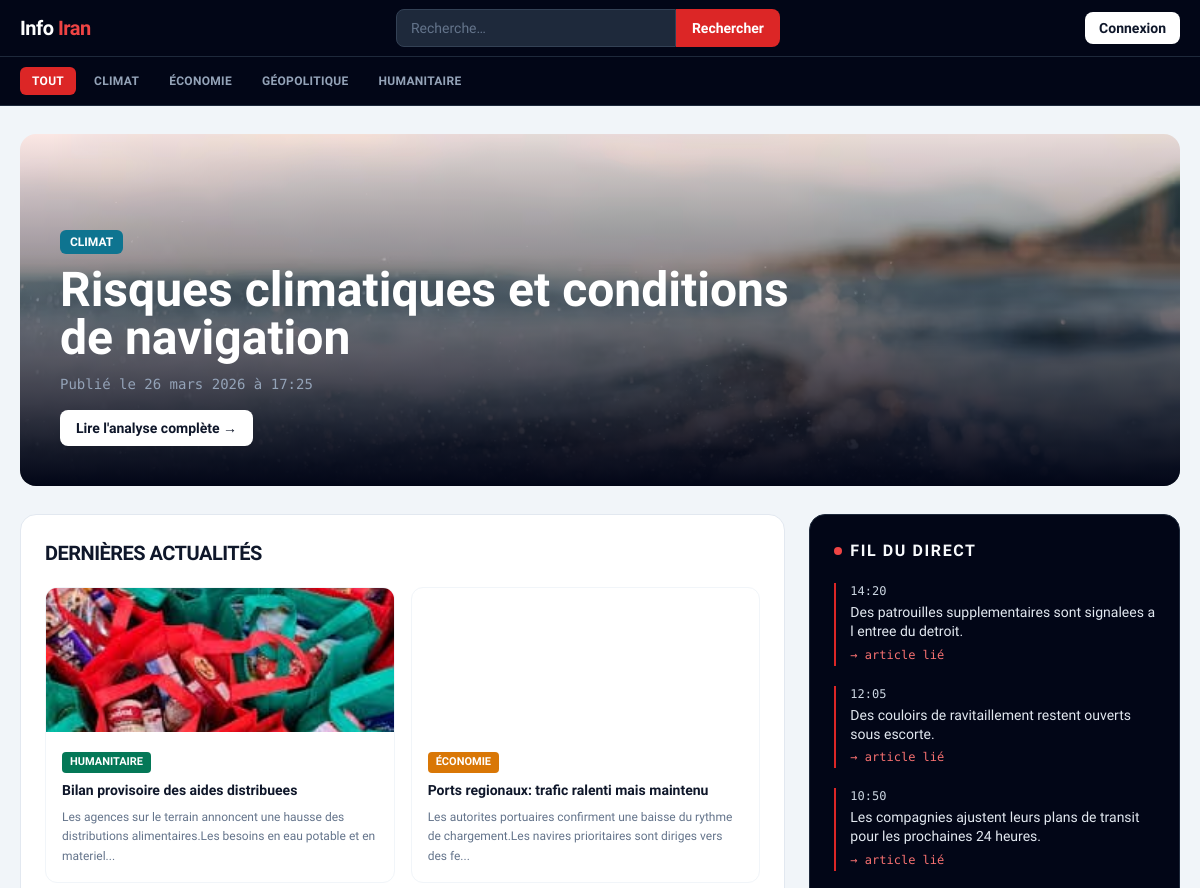
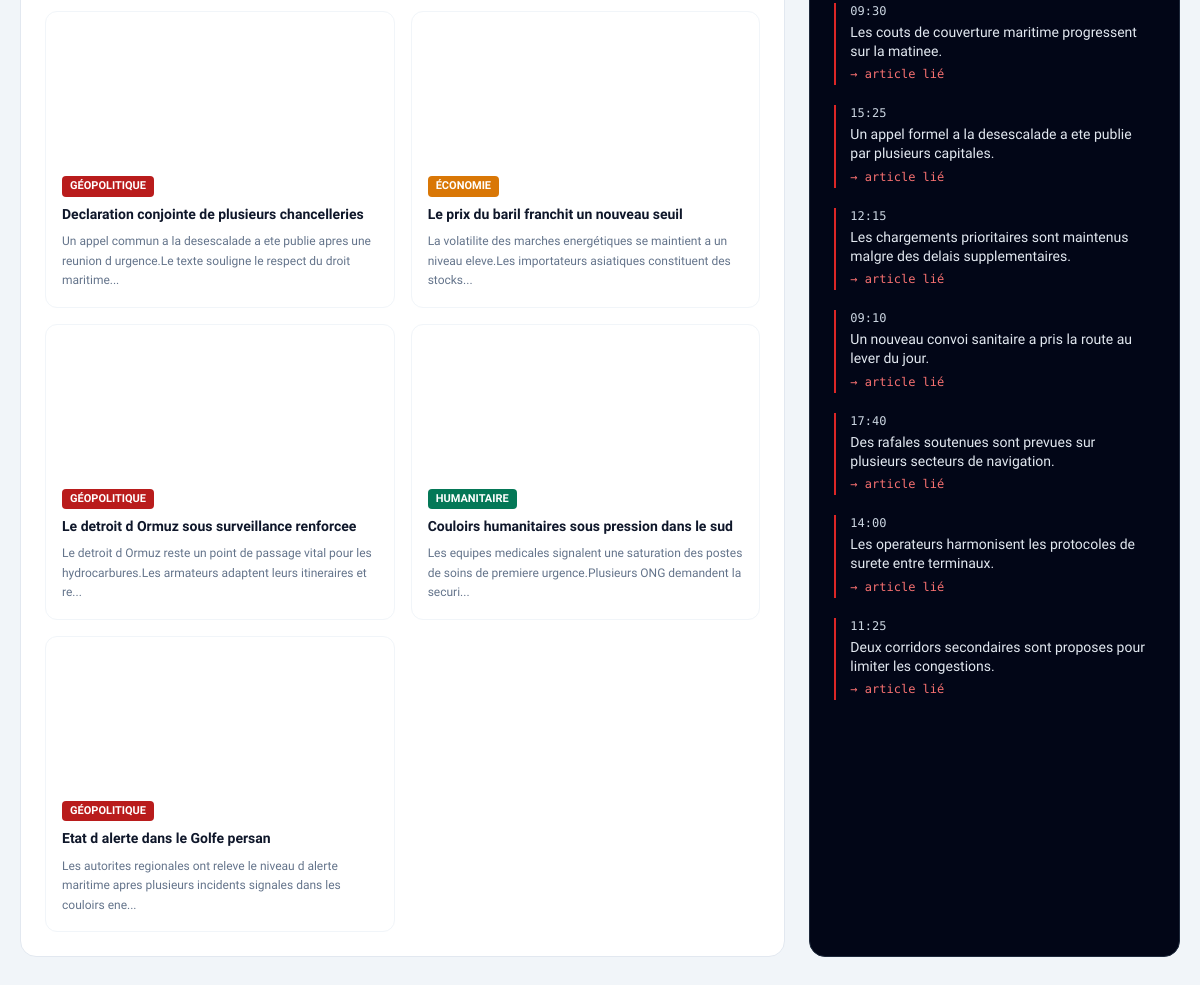
Before: / with the older database file (2 pictures, top to bottom).
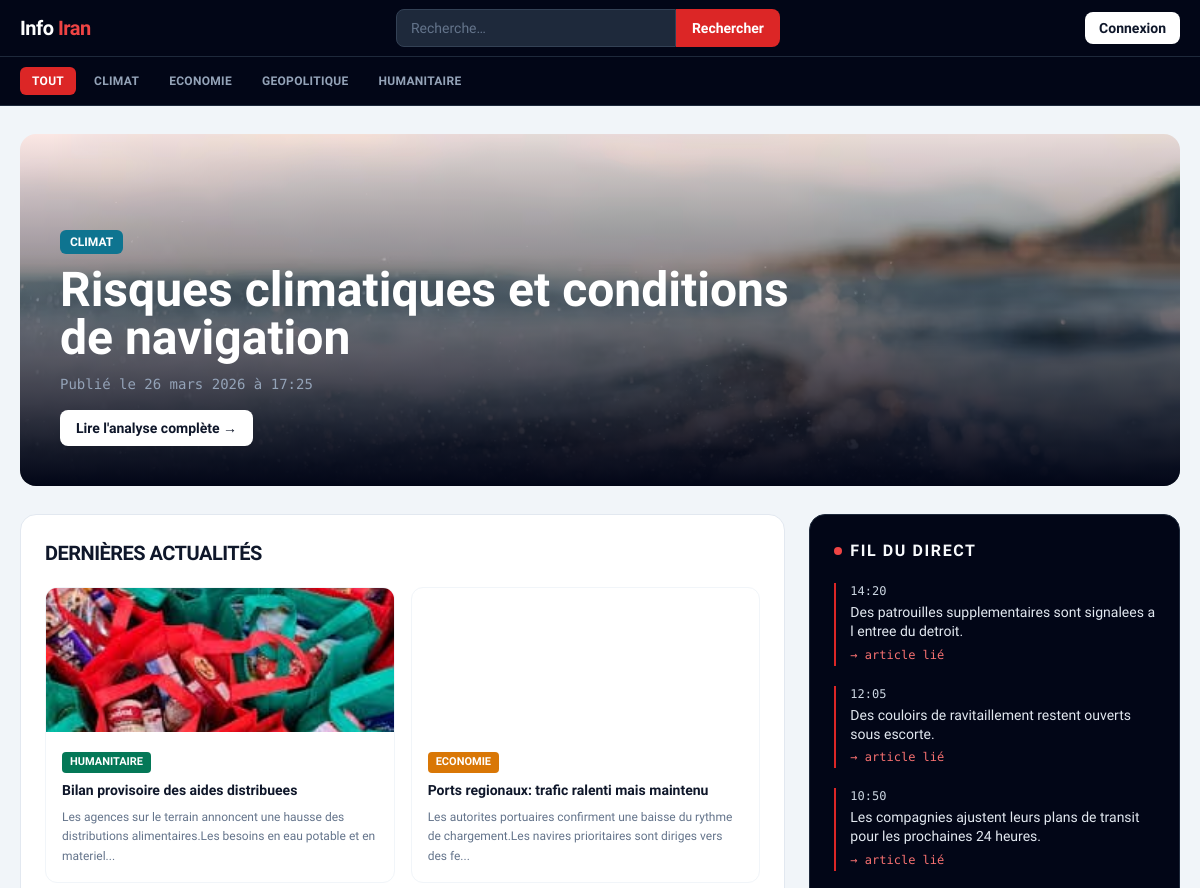
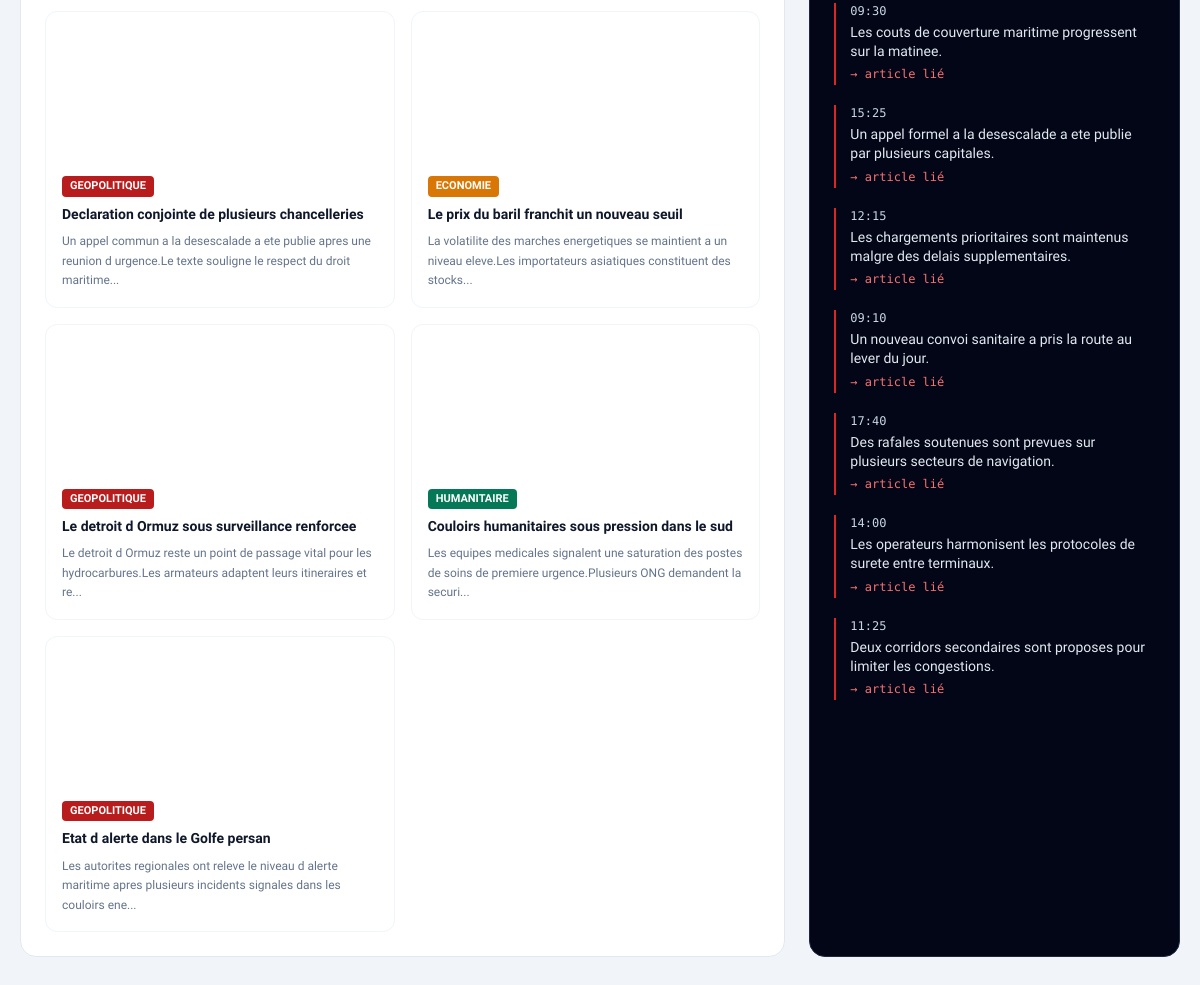
After: the same page with the newer database file (2 pictures, top to bottom).
### tables this page shows
CREATE TABLE categories (
    id  INT PRIMARY KEY AUTO_INCREMENT,
    nom VARCHAR(100) NOT NULL,
    description TEXT
);

CREATE TABLE articles (
    id               INT PRIMARY KEY AUTO_INCREMENT,
    titre            VARCHAR(255) NOT NULL,
    slug             VARCHAR(255) UNIQUE NOT NULL,  
    contenu          LONGTEXT NOT NULL,
    date_publication DATETIME DEFAULT CURRENT_TIMESTAMP,
    id_categorie     INT,
    FOREIGN KEY (id_categorie) REFERENCES categories(id) ON DELETE SET NULL
);

CREATE TABLE articles_images (
    id         INT PRIMARY KEY AUTO_INCREMENT,
    id_article INT,
    url_image  VARCHAR(255) NOT NULL,
    legende    VARCHAR(255),
    FOREIGN KEY (id_article) REFERENCES articles(id) ON DELETE CASCADE
);

CREATE TABLE evenements_chronologie (
    id                 INT PRIMARY KEY AUTO_INCREMENT,
    titre_evenement    VARCHAR(200),
    date_evenement     DATETIME NOT NULL,
    description_courte TEXT,
    id_article         INT,
    FOREIGN KEY (id_article) REFERENCES articles(id) ON DELETE SET NULL
);

### models/Database.php (called while the page is built, shortened)
<?php
class Database
{
    private static $instance = null;
    private $pdo;
    private function __construct()
    {
        $host = getenv('DB_HOST') ?: '127.0.0.1';
        $db   = getenv('DB_NAME') ?: 'info_actualite';
        $user = getenv('DB_USER') ?: 'actualite_user';
        $pass = getenv('DB_PASS') ?: 'secret_pw';
        $charset = 'utf8mb4';
        $dsn = "mysql:host={$host};dbname={$db};charset={$charset}";
        $options = [
            PDO::ATTR_ERRMODE => PDO::ERRMODE_EXCEPTION,
            PDO::ATTR_DEFAULT_FETCH_MODE => PDO::FETCH_ASSOC,
            PDO::ATTR_EMULATE_PREPARES => false,
        ];
        $this->pdo = new PDO($dsn, $user, $pass, $options);
    }
    public static function getInstance()
    {
        if (self::$instance === null) {
            self::$instance = new self();
        }
        return self::$instance;
    }
    public function getConnection()
    {
        return $this->pdo;
    }
}

### services/ArticleService.php (called while the page is built, shortened)
<?php
require_once __DIR__ . '/../models/Database.php';
class ArticleService
{
    private $db;
    public function __construct()
    {
        $this->db = Database::getInstance()->getConnection();
    }
    public function getCategories(): array
    {
        $sql = 'SELECT id, nom, description FROM categories ORDER BY nom ASC';
        $stmt = $this->db->query($sql);
        return $stmt->fetchAll(PDO::FETCH_ASSOC);
    }
    public function getFeaturedArticle(?int $categoryId = null, string $searchQuery = ''): ?array
    {
        $sql = "
            SELECT a.*, c.nom AS categorie_nom, img.url_image AS image_url, img.legende AS image_legende
            FROM articles a
            LEFT JOIN categories c ON c.id = a.id_categorie
            LEFT JOIN articles_images img ON img.id = (
                SELECT ai.id
                FROM articles_images ai
                WHERE ai.id_article = a.id
                ORDER BY ai.id ASC
                LIMIT 1
            )
        ";
        $params = [];
        $trimmedSearch = trim($searchQuery);
        $sql .= ' ORDER BY a.id DESC LIMIT 1';
        $stmt = $this->db->prepare($sql);
        $stmt->execute($params);
        $row = $stmt->fetch(PDO::FETCH_ASSOC);
        return $row ?: null;
    }
    public function getRecentArticles(int $limit = 6, int $offset = 1, ?int $categoryId = null, string $searchQuery = ''): array
    {
        $limit = max(1, $limit);
        $offset = max(0, $offset);
        $sql = "
            SELECT a.*, c.nom AS categorie_nom, img.url_image AS image_url, img.legende AS image_legende
            FROM articles a
            LEFT JOIN categories c ON c.id = a.id_categorie
            LEFT JOIN articles_images img ON img.id = (
                SELECT ai.id
                FROM articles_images ai
                WHERE ai.id_article = a.id
                ORDER BY ai.id ASC
                LIMIT 1
            )
        ";
        $params = [];
        $trimmedSearch = trim($searchQuery);
        $sql .= ' ORDER BY a.id DESC LIMIT :offset, :lim';
        $stmt = $this->db->prepare($sql);
        $stmt->bindValue(':offset', $offset, PDO::PARAM_INT);
        $stmt->bindValue(':lim', $limit, PDO::PARAM_INT);
        $stmt->execute();
        return $stmt->fetchAll(PDO::FETCH_ASSOC);
    }
    public function getLiveEvents(int $limit = 10): array
    {
        $limit = max(1, $limit);
        $sql = '
            SELECT ec.*, a.slug AS article_slug
            FROM evenements_chronologie ec
            LEFT JOIN articles a ON a.id = ec.id_article
            ORDER BY ec.date_evenement DESC
            LIMIT :lim
        ';
        $stmt = $this->db->prepare($sql);
        $stmt->bindValue(':lim', $limit, PDO::PARAM_INT);
        $stmt->execute();
        return $stmt->fetchAll(PDO::FETCH_ASSOC);
    }
}

### index.php (the view, shortened to what this page needs)
<?php
require_once __DIR__ . '/services/ArticleService.php';
$articleService = new ArticleService();
function categorySlugify(string $value): string
{
    $ascii = iconv('UTF-8', 'ASCII//TRANSLIT//IGNORE', $value);
    $normalized = strtolower($ascii !== false ? $ascii : $value);
    $slug = preg_replace('/[^a-z0-9]+/', '-', $normalized) ?? '';
    $slug = trim($slug, '-');
    return $slug !== '' ? $slug : 'categorie';
}
$categories = $articleService->getCategories();
$selectedCategoryId = null;
$searchQuery = trim((string)($_GET['q'] ?? ''));
$featuredArticle = $articleService->getFeaturedArticle($selectedCategoryId, $searchQuery);
$recentArticles  = $articleService->getRecentArticles(9, $featuredArticle ? 1 : 0, $selectedCategoryId, $searchQuery);
$liveEvents      = $articleService->getLiveEvents(10);
$categoryColors = [
    'Geopolitique' => 'bg-red-700',
    'Humanitaire'  => 'bg-emerald-700',
    'Economie'     => 'bg-amber-600',
    'Climat'       => 'bg-cyan-700',
];
function normalizeCategoryName(string $value): string
{
    $ascii = iconv('UTF-8', 'ASCII//TRANSLIT//IGNORE', $value);
    return $ascii !== false ? $ascii : $value;
}
function categoryBadgeClass(array $categoryColors, string $categoryName): string
{
    $normalized = normalizeCategoryName($categoryName);
    return $categoryColors[$normalized] ?? 'bg-slate-700';
}
function formatDateFr(string $dateInput): string
{
    $timestamp = strtotime($dateInput);
    $months = [
        1 => 'janvier', 2 => 'février', 3 => 'mars', 4 => 'avril',
        5 => 'mai', 6 => 'juin', 7 => 'juillet', 8 => 'août',
        9 => 'septembre', 10 => 'octobre', 11 => 'novembre', 12 => 'décembre',
    ];
    return date('d', $timestamp) . ' ' . ($months[intval(date('n', $timestamp))] ?? date('m', $timestamp))
        . ' ' . date('Y', $timestamp) . ' à ' . date('H:i', $timestamp);
}
function excerptFromHtml(string $html, int $length = 150): string
{
    $text = trim(preg_replace('/\s+/', ' ', strip_tags($html)) ?? '');
    if (function_exists('mb_strlen') && function_exists('mb_substr')) {
        return rtrim(mb_substr($text, 0, $length)) . '...';
    }
    return rtrim(substr($text, 0, $length)) . '...';
}
function resolveImageUrl(?string $url, string $fallback): string
{
    $candidate = trim((string)$url);
    return $candidate !== '' ? $candidate : $fallback;
}
?>
<!DOCTYPE html>
<html lang="fr">
<head>
</head>
<body class="bg-slate-100 text-slate-900">
    <header class="bg-slate-950 text-white sticky top-0 z-50 border-b border-slate-800">
        <div class="max-w-7xl mx-auto px-5 h-14 flex items-center justify-between gap-4">
            <a href="/" class="font-black tracking-tight text-xl">Info <span class="text-red-500">Iran</span></a>
            <form action="/" method="get" class="hidden md:flex flex-1 max-w-sm mx-6">
                <input type="text" name="q" placeholder="Recherche…"
                    value="<?= htmlspecialchars($searchQuery) ?>"
                    class="w-full px-3.5 py-2 text-sm rounded-l-lg bg-slate-800 border border-slate-700 focus:outline-none focus:border-slate-500 placeholder:text-slate-500">
                <button type="submit"
                    class="px-4 py-2 bg-red-600 hover:bg-red-700 rounded-r-lg text-sm font-semibold transition-colors">
                    Rechercher
                </button>
            </form>
            <a href="/connexion"
                class="text-sm bg-white text-slate-900 px-3.5 py-1.5 rounded-lg font-semibold hover:bg-slate-100 transition-colors">
                Connexion
            </a>
        </div>
        <nav class="border-t border-slate-800">
            <div class="max-w-7xl mx-auto px-5 py-2.5 flex flex-wrap gap-1.5">
                <a href="/"
                   class="text-xs font-semibold uppercase tracking-wide px-3 py-1.5 rounded-md transition-colors
                          <?= $selectedCategoryId === null ? 'bg-red-600 text-white' : 'text-slate-400 hover:text-white hover:bg-slate-800' ?>">
                    Tout
                </a>
                <?php foreach ($categories as $category):
                    $catId   = intval($category['id']);
                    $catSlug = categorySlugify((string)($category['nom'] ?? ''));
                ?>
                    <a href="/categorie/<?= urlencode($catSlug) ?>"
                       class="text-xs font-semibold uppercase tracking-wide px-3 py-1.5 rounded-md transition-colors
                              <?= $selectedCategoryId === $catId ? 'bg-red-600 text-white' : 'text-slate-400 hover:text-white hover:bg-slate-800' ?>">
                        <?= htmlspecialchars($category['nom']) ?>
                    </a>
                <?php endforeach; ?>
            </div>
        </nav>
    </header>
    <main class="max-w-7xl mx-auto px-5 py-7">
        <?php if ($featuredArticle): ?>
            <?php
            $featuredImage = resolveImageUrl($featuredArticle['image_url'] ?? null, '/assets/images/photo-1504711434969-e33886168f5c.jpeg');
            ?>
            <section class="relative overflow-hidden rounded-2xl mb-7 min-h-[22rem] flex items-end">
                <img
                    src="<?= htmlspecialchars($featuredImage) ?>"
                    alt="Image à la une"
                    width="1600"
                    height="900"
                    fetchpriority="high"
                    loading="eager"
                    decoding="async"
                    class="absolute inset-0 w-full h-full object-cover">
                <div class="absolute inset-0 bg-gradient-to-t from-slate-950 via-slate-900/50 to-transparent"></div>
                <div class="relative z-10 p-7 md:p-10 text-white w-full">
                    <span class="inline-block px-2.5 py-1 text-xs font-bold uppercase rounded-md mb-3 <?= categoryBadgeClass($categoryColors, $featuredArticle['categorie_nom'] ?? 'À la une') ?>">
                        <?= htmlspecialchars($featuredArticle['categorie_nom'] ?? 'À la une') ?>
                    </span>
                    <div class="text-3xl md:text-5xl font-black leading-tight mb-3 max-w-3xl">
                        <?= $featuredArticle['titre'] ?>
                    </div>
                    <p class="mono text-sm text-slate-400 mb-4">
                        Publié le <?= htmlspecialchars(formatDateFr($featuredArticle['date_publication'])) ?>
                    </p>
                    <a href="/article/<?= urlencode($featuredArticle['slug']) ?>.html"
                       class="inline-flex items-center gap-2 text-sm font-semibold bg-white text-slate-900 px-4 py-2 rounded-lg hover:bg-slate-100 transition-colors">
                        Lire l'analyse complète →
                    </a>
                </div>
            </section>
        <?php endif; ?>
        <div class="grid grid-cols-1 lg:grid-cols-3 gap-6">
            <section class="lg:col-span-2 bg-white border border-slate-200 rounded-2xl p-6">
                <h2 class="text-xl font-black uppercase tracking-tight mb-5">Dernières actualités</h2>
                <?php if (empty($recentArticles)): ?>
                    <p class="text-slate-500 text-sm">Aucun article disponible pour le filtre actuel.</p>
                <?php else: ?>
                    <div class="grid sm:grid-cols-2 xl:grid-cols-3 gap-4">
                        <?php foreach ($recentArticles as $article): ?>
                            <?php
                            $cardImage = resolveImageUrl($article['image_url'] ?? null, '/assets/images/photo-1504711434969-e33886168f5c.jpeg');
                            ?>
                            <article class="border border-slate-100 rounded-xl overflow-hidden bg-white hover:shadow-md transition-shadow group">
                                <img
                                    src="<?= htmlspecialchars($cardImage) ?>"
                                    alt="Miniature article"
                                    width="900"
                                    height="600"
                                    loading="lazy"
                                    decoding="async"
                                    class="w-full h-36 object-cover group-hover:scale-[1.02] transition-transform duration-300">
                                <div class="p-4">
                                    <span class="inline-block text-[11px] uppercase font-bold px-2 py-0.5 rounded text-white mb-2 <?= categoryBadgeClass($categoryColors, $article['categorie_nom'] ?? 'Actualité') ?>">
                                        <?= htmlspecialchars($article['categorie_nom'] ?? 'Actualité') ?>
                                    </span>
                                    <a href="/article/<?= urlencode($article['slug']) ?>.html"
                                       class="block text-sm font-bold leading-snug hover:text-red-600 transition-colors mb-2">
                                        <?= strip_tags($article['titre']) ?>
                                    </a>
                                    <p class="text-xs text-slate-500 leading-relaxed">
                                        <?= htmlspecialchars(excerptFromHtml($article['contenu'], 120)) ?>
                                    </p>
                                </div>
                            </article>
                        <?php endforeach; ?>
                    </div>
                <?php endif; ?>
            </section>
            <aside class="bg-slate-950 text-slate-50 rounded-2xl p-6 border border-slate-800">
                <h2 class="text-base font-black uppercase tracking-widest mb-5 flex items-center gap-2">
                    <span class="inline-block w-2 h-2 rounded-full bg-red-500 animate-pulse"></span>
                    Fil du direct
                </h2>
                <?php if (empty($liveEvents)): ?>
                    <p class="text-sm text-slate-300">Aucun événement pour le moment.</p>
                <?php else: ?>
                    <div class="space-y-5">
                        <?php foreach ($liveEvents as $event): ?>
                            <article class="border-l-2 border-red-600 pl-3.5">
                                <p class="mono text-xs text-slate-300 mb-1">
                                    <?= htmlspecialchars(date('H:i', strtotime($event['date_evenement']))) ?>
                                </p>
                                <div class="text-sm leading-snug text-slate-200">
                                    <?= $event['description_courte'] ?>
                                </div>
                                <?php if (!empty($event['article_slug'])): ?>
                                    <a href="/article/<?= urlencode($event['article_slug']) ?>.html"
                                       class="mono text-xs text-red-400 hover:text-red-300 transition-colors mt-1 inline-block">
                                        → article lié
                                    </a>
                                <?php endif; ?>
                            </article>
                        <?php endforeach; ?>
                    </div>
                <?php endif; ?>
            </aside>
        </div>
    </main>
</body>
</html>

Changed rows visible on the page:
changed categories: nom "ÉCONOMIE" → "ECONOMIE"
changed categories: nom "GÉOPOLITIQUE" → "GEOPOLITIQUE"
changed through a linked row, articles "Ports regionaux: trafic ralenti mais maintenu": id_categorie.nom "ÉCONOMIE" → "ECONOMIE"
changed through a linked row, articles "Declaration conjointe de plusieurs chancelleries": id_categorie.nom "GÉOPOLITIQUE" → "GEOPOLITIQUE"
changed articles "Le prix du baril franchit un nouveau seuil": id_categorie.nom "ÉCONOMIE" → "ECONOMIE"; contenu "La volatilite des marches energétiques se maintient a un niveau eleve.Les importateurs asiatiques constituent des stocks..." → "La volatilite des marches energetiques se maintient a un niveau eleve.Les importateurs asiatiques constituent des stocks..."
changed through a linked row, articles "Le detroit d Ormuz sous surveillance renforcee": id_categorie.nom "GÉOPOLITIQUE" → "GEOPOLITIQUE"
changed through a linked row, articles "Etat d alerte dans le Golfe persan": id_categorie.nom "GÉOPOLITIQUE" → "GEOPOLITIQUE"
